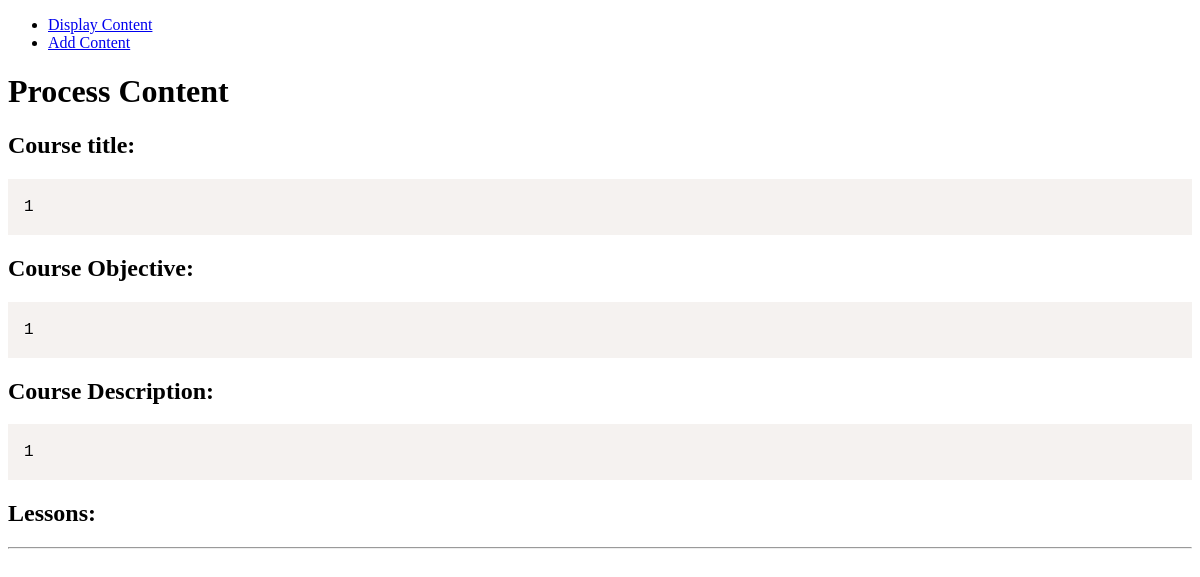
Page /courses//process-content/1/ on the committed database.
### courses/models.py (models this page shows, shortened)
class Course(models.Model):
    title = models.CharField(max_length=200)
    description = models.TextField()
    structure = models.JSONField()  # This field will now store a list of module titles
    objective = models.TextField()
    num_lessons = models.IntegerField(default=0)  # New field for number of lessons
    num_tasks = models.IntegerField(default=0)  # New field for number of lessons

### courses/views.py (the view)
# urls.py: path('/process-content/<int:content_id>/', views.content_process_form, name='process_content'),
def content_process_form(request, content_id):
    course = get_object_or_404(Course, pk=content_id)
    modules = Module.objects.filter(course_id=content_id)
    return render(request, 'courses/Course_module_list.html', {'course': course,
                                                               'modules': modules})

### courses/templates/courses/Course_module_list.html (shortened to what this page needs)
{% extends 'courses/base.html' %}
{% block content %}
    <h1>Process Content</h1>
<div>
        <h2>Course title:</h2>
        <pre><code class="language-python">{{ course.title|safe }}</code></pre>
        <h2>Course Objective:</h2>
        <pre><code class="language-python">{{ course.objective|safe }}</code></pre>
         <h2>Course Description:</h2>
        <pre><code class="language-python">{{ course.description|safe }}</code></pre>
    <h2>Lessons:</h2>
    <hr>
</div>
{% endblock %}

### rows in the picture
Course: title "1", objective "1", description "1"
